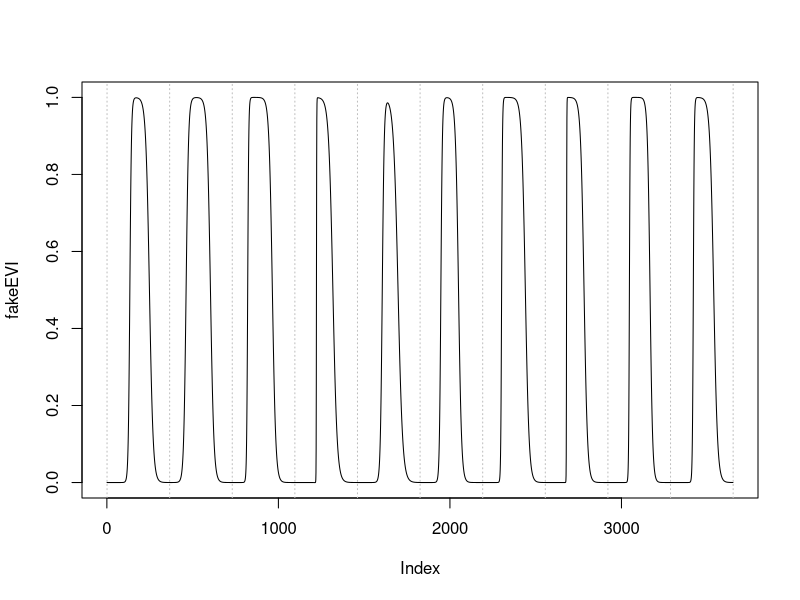
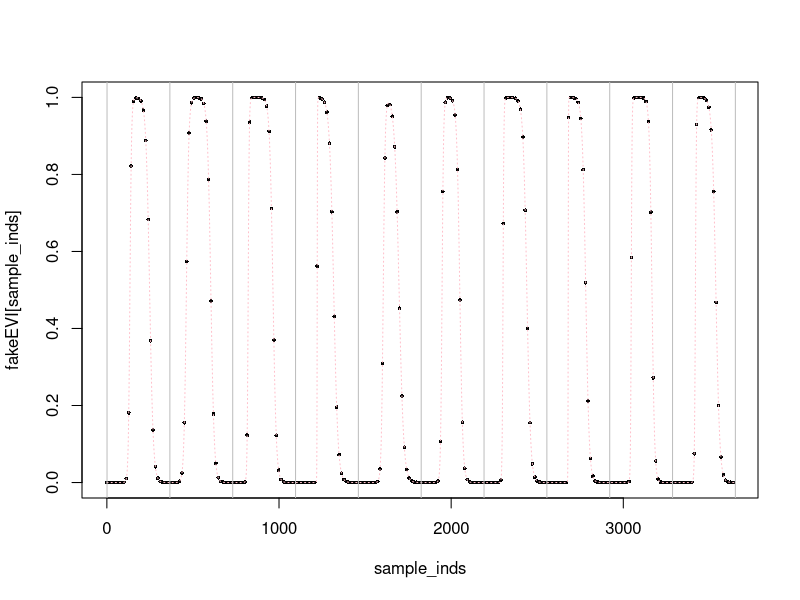

The R source for these figures, in order: (Note: this script raises an error after producing the figures.)
# example of using dlmSeas()
# from: http://robjhyndman.com/talks/ABS3.R
f <- function(x, period=12) sin((2*pi*x)/period)

buildfun <- function(x, period=12){
  mod <- dlmModPoly(1) + dlmModSeas(period)
  V(mod) <- exp(x[1])
  diag(W(mod))[1:(period - 1)] <- exp(x[2:period])
  return(mod)
}

# plot.forecast <- function(fc, colmain="#2171B5", colerr="#BDD7E7", colx="#636363", ...){
plot.forecast <- function(fc, color="Grey", ...){
  mycols <- c("#636363", "#DE2D26", "#3182BD", "#31A354", "#756BB1", "#CCCCCC", "#FCAE91", "#BDD7E7", "#BAE4B3", "#CBC9E2")
  # mycols <- c(brewer.pal(5, "Greys")[[4]], brewer.pal(5, "Reds")[[4]], brewer.pal(5, "Blues")[[4]], brewer.pal(5, "Greens")[[4]], brewer.pal(5, "Purples")[[4]], brewer.pal(5, "Greys")[[2]], brewer.pal(5, "Reds")[[2]], brewer.pal(5, "Blues")[[2]], brewer.pal(5, "Greens")[[2]], brewer.pal(5, "Purples")[[2]])
  if(color=="Blue"){
    colmain <- mycols[3]
    colerr <- mycols[8]
    colx <- mycols[1]
  }else if(color=="Red"){
    colmain <- mycols[2]
    colerr <- mycols[7]
    colx <- mycols[1]
  }else if(color=="Green"){
    colmain <- mycols[4]
    colerr <- mycols[9]
    colx <- mycols[1]
  }else if(color=="Purple"){
    colmain <- mycols[5]
    colerr <- mycols[10]
    colx <- mycols[1]
  }else if(color=="Grey"){
    colmain <- mycols[1]
    colerr <- mycols[6]
    colx <- mycols[1]
  }

  ylim <- c(min(fc$lower, na.rm=T), max(fc$upper, na.rm=T)) * c(0.9, 1.1)
  plot(fc$t, fc$mean, type="n", lwd=2, col=2, lty=2, ylim=ylim, xlab="t", ylab="y", ...)
  # polygon(x=c(1:length(fc$upper), rev(1:length(fc$upper))), y=c(fc$upper, rev(fc$lower)), border=NA, col=colerr)
  polygon(x=c(fc$t, rev(fc$t)), y=c(fc$upper, rev(fc$lower)), border=NA, col=colerr)
  points(fc$t, fc$mean, type="l", lwd=2, col=colmain, lty=1)
  points(fc$t, fc$x, type="p", pch=16, cex=0.75, col=colx)
  legend("top", legend=c("data", "filtered", "95% CI"), col=c(colx, colmain, colerr), pch=c(16, NA, 15), lty=c(NA, 1, NA), pt.cex=c(1, 1, 1.5), bty="n", horiz=T)
}

#-------------------------------------------------------------
mygenlog <- function(t, A=0, K=0.5, B=0.04, M=100, S=0.8) A + ((K - A) / (1 + (S * exp(-B * (t - M)))) ^ (1 / S)) # GenLog model
doy <- 1:365
sim_evi <- mygenlog(1:183, A=0.02, K=0.45, B=0.07, M=110, S=0.3) # calculate gen logistic function for doy 1:183
sim_evi <- c(sim_evi, rev(sim_evi[1:182])) # mirror for senescence

# c1: midpoint of greenup
# c2: midpoint of greendown
# M: maturity/transition date
doublesigmoid <- function(t, params) return(0.5 * (tanh(((t - params$M) - params$c1) / params$w1) - tanh(((t - params$M) - params$c2) / params$w2)))
# t <- seq(1, 365, len=1e3)
# params <- list(c1=-64, c2=46, w1=0.4, w2=15, M=182)
# plot(t, doublesigmoid(t, params), type="l")

SimSVI <- function(numyears, params, seed=42, quiet=T){
  set.seed(seed)
  svi <- c()
  t <- 1:365
  for(i in 1:numyears){
    M <- rnorm(1, mean=params$midpoint[1], sd=params$midpoint[2])
    c1 <- -0.5 * rnorm(1, mean=params$gup_duration[1], sd=params$gup_duration[2])
    c2 <- 0.5 * rnorm(1, mean=params$gdown_duration[1], sd=params$gdown_duration[2])
    w1 <- rnorm(1, mean=params$gup_rate[1], sd=params$gup_rate[2])
    w2 <- rnorm(1, mean=params$gdown_rate[1], sd=params$gdown_rate[2])
    svi <- c(svi, doublesigmoid(t, list(M=M, c1=c1, c2=c2, w1=abs(w1), w2=abs(w2))))
    if(!quiet) print(c(M=M, c1=c1, c2=c2, w1=w1, w2=w2))
  }
  return(svi)
}

params <- list(
  midpoint=c(180, 4),
  gup_duration=c(120, 30),
  gdown_duration=c(120, 15),
  gup_rate=c(7, sd=3.5),
  gdown_rate=c(20, 3.5))

numyears <- 10
fakeEVI <- SimSVI(numyears, params)
plot(fakeEVI, type="l")
abline(v=seq(1, (365 * numyears) + 1, by=365), lty=3, col="grey")

#-------------------------------------------------------------
MakeSeasonalDLM <- function(period, numstates, sensors=1, statecov=F, default_process_variance=1e6, default_process_covariance=1e6, default_observation_variance=1e6, initial_state=0, initial_variance=1e6){
  zeros <- function(x) matrix(0, nrow=x, ncol=x) # create square matrix of zeros with dimension x
  circ <- function(x) rbind(cbind(rep(0, x - 1), diag(x - 1)), c(1, rep(0, x - 1))) # create a circulant matrix of period x
  Grow <- function(state, period, numstates) do.call("cbind", c(rep(list(zeros(period)), state - 1), list(circ(period)), rep(list(zeros(period)), numstates - state))) # create a row of the KF state transition matrix (G)
  Frow <- function(state, period, numstates) c(rep(0, (state - 1) * period), 1, rep(0, period - 1), rep(0, (numstates - state) * period))

  # create the KF state transition matrix (GG)
  GG <- do.call("rbind", lapply(1:numstates, Grow, period=period, numstates=numstates))

  # create the process error matrix (W) w/ or w/o covariance among seasonal factors of different states
  if(statecov){
    # encode default covariance between seasonal factors of different states
    W <- do.call(cbind, rep(list(do.call("rbind", rep(list(diag(period)), numstates))), numstates)) * default_process_covariance
    diag(W) <- default_process_variance # set seasonal factor variances
  }else{
    W <- diag(period * numstates) * default_process_variance # set seasonal factor variances
  }

  # create the observation matrix (FF)
  trash <- ifelse(is.list(sensors), sensor_list <- unlist(sensors), sensor_list <- rep(1:numstates, sensors))
  FF <- do.call("rbind", lapply(sensor_list, Frow, period=period, numstates=numstates))

  # create observation error matrix (V)
  V <- diag(dim(FF)[1]) * default_observation_variance

  # create the initial state vector (m0)
  m0 <- array(rep(initial_state, numstates * period))

  # create the initial state covariance matrix (C0)
  C0 <- diag(numstates * period) * initial_variance

  # create and return the dlm
  return(dlm(m0=m0, C0=C0, GG=GG, FF=FF, V=V, W=W))
}

#-------------------------------------------------------------
SeasonalDLMBuildFun <- function(x, period, numstates, sensors=1, statecov=F, default_process_variance=1e6, default_process_covariance=1e6, default_observation_variance=1e6, initial_state=0, initial_variance=1e6){
  tmp_dlm <- MakeSeasonalDLM(period=period, numstates=numstates, sensors=sensors, statecov=statecov, default_process_variance=default_process_variance, default_process_covariance=default_process_covariance, default_observation_variance=default_observation_variance, initial_state=initial_state, initial_variance=initial_variance)

  # update the process error matrix
  diag(W(tmp_dlm)) <- exp(x[1:(numstates * period)])

  # update the observation error matrix
  trash <- ifelse(is.list(sensors), sensornum <- length(unlist(sensors)), sensornum <- sensors)
  diag(V(tmp_dlm)) <- exp(x[(numstates * period + 1):(numstates * period + sensornum)])

  return(tmp_dlm)
}

#-------------------------------------------------------------
# period <- 12 # about 5 seconds to fit
period <- 26 # about 55 seconds to fit
# period <- 52
numstates <- 1
sensors <- 1

# create some fake data
# t <- 1:(period*9)
# y <- f(t, period=period) + rnorm(length(t), sd=0.1)
# y[y < 0] <- 0
sample_inds <- round(seq(1, (365 * numyears), by=365 / period))
y <- fakeEVI[sample_inds]
y_noise <- y + rnorm(length(y), sd=0.03)
plot(sample_inds, fakeEVI[sample_inds], col=1, pch=16, cex=0.5)
points(1:length(fakeEVI), fakeEVI, type="l", col="pink", lty=3)
abline(v=seq(1, (365 * numyears) + 1, by=365), lty=1, col="grey")


# fit the DLM
trash <- ifelse(is.list(sensors), initial_params <- c(rep(0, period), rep(0, length(unlist(sensors)))), initial_params <- c(rep(0, period), rep(0, sensors * numstates)))
# system.time(fit <- dlmMLE(y, parm=initial_params, build=SeasonalDLMBuildFun, period=period, numstates=numstates, sensors=sensors))
# mySeasonalDLM <- SeasonalDLMBuildFun(fit$par, period=period, numstates=numstates, sensors=sensors)
system.time(fit <- dlmMLE(y_noise, parm=initial_params, build=SeasonalDLMBuildFun, period=period, numstates=numstates, sensors=sensors))
mySeasonalDLM <- SeasonalDLMBuildFun(fit$par, period=period, numstates=numstates, sensors=sensors)


# Filt <- dlmFilter(y, mod=mySeasonalDLM)
# Smooth <- dlmSmooth(y, mod=mySeasonalDLM)
# Fore <- dlmForecast(Filt, nAhead=12*3)
# fsd <- sqrt(unlist(Fore$Q))
# pl <- Fore$f + qnorm(0.05, sd = fsd)
# pu <- Fore$f + qnorm(0.95, sd = fsd)
# fc <- list(mean=Fore$f, lower=pl, upper=pu, x=y, level=90)

oldW <- W(mySeasonalDLM)
# W(mySeasonalDLM) <- W(mySeasonalDLM) *1e2
# W(mySeasonalDLM) <- oldW

# oldV <- V(mySeasonalDLM)
# V(mySeasonalDLM) <- V(mySeasonalDLM) * 1e-1

oldm0 <- m0(mySeasonalDLM)
# m0(mySeasonalDLM) <- colMeans(matrix(y, ncol=26, byrow=T)) # start out with mean seasonal factors

W <- W(mySeasonalDLM); V <- V(mySeasonalDLM)
FF <- FF(mySeasonalDLM); GG <- GG(mySeasonalDLM)
m0 <- m0(mySeasonalDLM); C0 <- c(mySeasonalDLM)
save(y, y_noise, W, V, GG, FF, m0, C0, Filt, Smooth, file="~/Desktop/ForLuis.Rdata")

#----------------------------------------------------------------
# compute and plot the mean and 95% CI of the filtering distribution
mycols <- c(brewer.pal(5, "Greys")[[4]], brewer.pal(5, "Reds")[[4]], brewer.pal(5, "Blues")[[4]], brewer.pal(5, "Greens")[[4]], brewer.pal(5, "Purples")[[4]], brewer.pal(5, "Greys")[[2]], brewer.pal(5, "Reds")[[2]], brewer.pal(5, "Blues")[[2]], brewer.pal(5, "Greens")[[2]], brewer.pal(5, "Purples")[[2]])
# Filt <- dlmFilter(y, mod=mySeasonalDLM)
# y_noise <- y + rnorm(length(y), sd=0.03)
Filt <- dlmFilter(y_noise, mod=mySeasonalDLM)
# Fore <- dlmForecast(mySeasonalDLM, nAhead=26)
filt.m <- dropFirst(Filt$m[,1])
filt.se <- sqrt(unlist(lapply(dropFirst(dlmSvd2var(Filt$U.C, Filt$D.C)), function(x) x[1,1])))
filt.pl <- filt.m + qnorm(0.05, sd=filt.se)
filt.pu <- filt.m + qnorm(0.95, sd=filt.se)
# plotting
par(mfrow=c(2,1), mar=c(2,4,2,0), oma=rep(1,4))
plot.forecast(list(mean=filt.m, upper=filt.pu, lower=filt.pl, x=y_noise, t=sample_inds))
title("dlmFilter() results with dlmMLE() fitted model")
abline(v=seq(1, (365 * numyears) + 1, by=365), lty=3, col=mycols[6])
par(mar=c(3,4,1,0))
plot(sample_inds, filt.se, type="l", col=mycols[4], lwd=2, xlab="t", ylab="filtered s.e.")
abline(v=seq(1, (365 * numyears) + 1, by=365), lty=3, col=mycols[6])

#----------------------------------------------------------------
# compute and plot the mean and 95% CI of the smoothing distribution
# Smooth <- dlmSmooth(y, mod=mySeasonalDLM)
Smooth <- dlmSmooth(y_noise, mod=mySeasonalDLM)
smooth.m <- dropFirst(Smooth$s[,1])
smooth.se <- sqrt(unlist(lapply(dropFirst(dlmSvd2var(Smooth$U.S, Smooth$D.S)), function(x) x[1,1])))
smooth.pl <- smooth.m + qnorm(0.05, sd=smooth.se)
smooth.pu <- smooth.m + qnorm(0.95, sd=smooth.se)
# plotting
par(mfrow=c(2,1), mar=c(2,4,2,0), oma=rep(1,4))
plot.forecast(list(mean=smooth.m, upper=smooth.pu, lower=smooth.pl, x=y_noise, t=sample_inds))
title("dlmSmooth() results with dlmMLE() fitted model")
abline(v=seq(1, (365 * numyears) + 1, by=365), lty=3, col=mycols[6])
par(mar=c(3,4,1,0))
plot(sample_inds, smooth.se, type="l", col=mycols[4], lwd=2, xlab="t", ylab="smoothed s.e.")
abline(v=seq(1, (365 * numyears) + 1, by=365), lty=3, col=mycols[6])

#
# system.time(fit <- dlmMLE(y, parm=rep(0, period), build=buildfun, period=period))
# seas_dlm <- buildfun(fit$par, period=period)
#
# ySmooth <- dlmSmooth(y, mod = seas_dlm)
# x <- cbind(y, dropFirst(ySmooth$s[,c(1,2)]))
# plot(t, y, type="l", lwd=2, col=rgb(0.35, 0.35, 0.35)); points(t, x[,2] + x[,3], type="l", col=2, lty=2)
#
# Filt <- dlmFilter(y, mod=seas_dlm)
# Fore <- dlmForecast(Filt, nAhead=20)
# fsd <- sqrt(unlist(Fore$Q))
# pl <- Fore$f + qnorm(0.05, sd = fsd)
# pu <- Fore$f + qnorm(0.95, sd = fsd)
# fc <- list(mean=Fore$f, lower=pl, upper=pu, x=y, level=90)
#
# plot.forecast(fc, main="This is a Test")

num_extra_years <- 4
y_tmp <- c(y_noise, rep(NA, num_extra_years * period))
# sample_inds_tmp <- round(seq(1, (365 * (numyears + 1 + num_extra_years)), by=365 / period))
sample_inds_tmp <- round(seq(1, (365 * (numyears + num_extra_years)), by=365 / period))
Filt <- dlmFilter(y_tmp, mod=mySeasonalDLM)
# Fore <- dlmForecast(mySeasonalDLM, nAhead=26)
filt.m <- dropFirst(Filt$m[,1])
filt.se <- sqrt(unlist(lapply(dropFirst(dlmSvd2var(Filt$U.C, Filt$D.C)), function(x) x[1,1])))
filt.pl <- filt.m + qnorm(0.05, sd=filt.se)
filt.pu <- filt.m + qnorm(0.95, sd=filt.se)
# plotting
par(mfrow=c(2,1), mar=c(2,4,2,0), oma=rep(1,4))
plot.forecast(list(mean=filt.m, upper=filt.pu, lower=filt.pl, x=y_tmp, t=sample_inds_tmp))
title("dlmFilter() results with dlmMLE() fitted model")
abline(v=seq(1, (365 * numyears) + 1, by=365), lty=3, col=mycols[6])
par(mar=c(3,4,1,0))
plot(sample_inds, filt.se, type="l", col=mycols[4], lwd=2, xlab="t", ylab="filtered s.e.")
abline(v=seq(1, (365 * numyears) + 1, by=365), lty=3, col=mycols[6])
